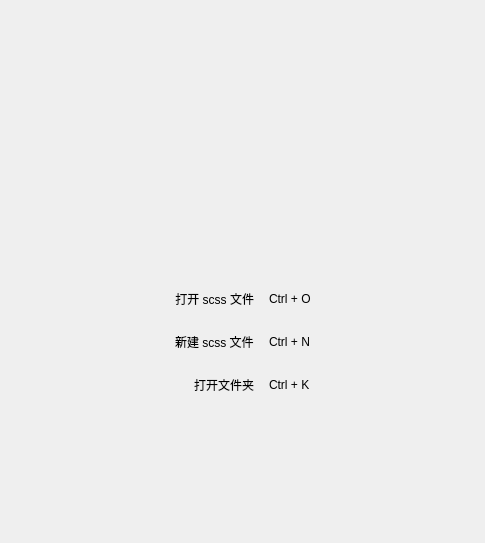
<?xml version="1.0" encoding="UTF-8"?>
<ui version="4.0">
 <class>HomePage</class>
 <widget class="QWidget" name="HomePage">
  <property name="geometry">
   <rect>
    <x>0</x>
    <y>0</y>
    <width>485</width>
    <height>543</height>
   </rect>
  </property>
  <property name="windowTitle">
   <string>Form</string>
  </property>
  <layout class="QHBoxLayout" name="horizontalLayout">
   <item>
    <spacer name="horizontalSpacer">
     <property name="orientation">
      <enum>Qt::Horizontal</enum>
     </property>
     <property name="sizeType">
      <enum>QSizePolicy::Fixed</enum>
     </property>
     <property name="sizeHint" stdset="0">
      <size>
       <width>20</width>
       <height>20</height>
      </size>
     </property>
    </spacer>
   </item>
   <item>
    <widget class="QWidget" name="homewidget" native="true">
     <layout class="QVBoxLayout" name="verticalLayout">
      <item>
       <spacer name="verticalSpacer_2">
        <property name="orientation">
         <enum>Qt::Vertical</enum>
        </property>
        <property name="sizeHint" stdset="0">
         <size>
          <width>20</width>
          <height>72</height>
         </size>
        </property>
       </spacer>
      </item>
      <item>
       <widget class="QLabel" name="label">
        <property name="text">
         <string/>
        </property>
        <property name="pixmap">
         <pixmap resource="../resource/qrc/mainQrc.qrc">:/dark/img/qe.png</pixmap>
        </property>
        <property name="scaledContents">
         <bool>true</bool>
        </property>
        <property name="alignment">
         <set>Qt::AlignCenter</set>
        </property>
       </widget>
      </item>
      <item>
       <spacer name="verticalSpacer_3">
        <property name="orientation">
         <enum>Qt::Vertical</enum>
        </property>
        <property name="sizeHint" stdset="0">
         <size>
          <width>20</width>
          <height>73</height>
         </size>
        </property>
       </spacer>
      </item>
      <item>
       <widget class="QWidget" name="widget_2" native="true">
        <layout class="QHBoxLayout" name="horizontalLayout_2">
         <item>
          <spacer name="horizontalSpacer_3">
           <property name="orientation">
            <enum>Qt::Horizontal</enum>
           </property>
           <property name="sizeHint" stdset="0">
            <size>
             <width>40</width>
             <height>20</height>
            </size>
           </property>
          </spacer>
         </item>
         <item>
          <widget class="QWidget" name="widget_3" native="true">
           <layout class="QFormLayout" name="formLayout">
            <property name="labelAlignment">
             <set>Qt::AlignRight|Qt::AlignTrailing|Qt::AlignVCenter</set>
            </property>
            <property name="horizontalSpacing">
             <number>15</number>
            </property>
            <property name="verticalSpacing">
             <number>25</number>
            </property>
            <property name="leftMargin">
             <number>0</number>
            </property>
            <property name="topMargin">
             <number>0</number>
            </property>
            <property name="rightMargin">
             <number>0</number>
            </property>
            <property name="bottomMargin">
             <number>0</number>
            </property>
            <item row="0" column="0">
             <widget class="QLabel" name="label_2">
              <property name="text">
               <string>打开 scss 文件</string>
              </property>
              <property name="alignment">
               <set>Qt::AlignRight|Qt::AlignTrailing|Qt::AlignVCenter</set>
              </property>
             </widget>
            </item>
            <item row="0" column="1">
             <widget class="QLabel" name="label_3">
              <property name="text">
               <string>Ctrl + O</string>
              </property>
             </widget>
            </item>
            <item row="1" column="0">
             <widget class="QLabel" name="label_4">
              <property name="text">
               <string>新建 scss 文件</string>
              </property>
             </widget>
            </item>
            <item row="1" column="1">
             <widget class="QLabel" name="label_5">
              <property name="text">
               <string>Ctrl + N</string>
              </property>
             </widget>
            </item>
            <item row="2" column="0">
             <widget class="QLabel" name="label_6">
              <property name="text">
               <string>打开文件夹</string>
              </property>
             </widget>
            </item>
            <item row="2" column="1">
             <widget class="QLabel" name="label_7">
              <property name="text">
               <string>Ctrl + K</string>
              </property>
             </widget>
            </item>
           </layout>
          </widget>
         </item>
         <item>
          <spacer name="horizontalSpacer_4">
           <property name="orientation">
            <enum>Qt::Horizontal</enum>
           </property>
           <property name="sizeHint" stdset="0">
            <size>
             <width>40</width>
             <height>20</height>
            </size>
           </property>
          </spacer>
         </item>
        </layout>
       </widget>
      </item>
      <item>
       <spacer name="verticalSpacer">
        <property name="orientation">
         <enum>Qt::Vertical</enum>
        </property>
        <property name="sizeHint" stdset="0">
         <size>
          <width>20</width>
          <height>72</height>
         </size>
        </property>
       </spacer>
      </item>
     </layout>
    </widget>
   </item>
   <item>
    <spacer name="horizontalSpacer_2">
     <property name="orientation">
      <enum>Qt::Horizontal</enum>
     </property>
     <property name="sizeType">
      <enum>QSizePolicy::Fixed</enum>
     </property>
     <property name="sizeHint" stdset="0">
      <size>
       <width>20</width>
       <height>20</height>
      </size>
     </property>
    </spacer>
   </item>
  </layout>
 </widget>
 <resources>
  <include location="../resource/qrc/mainQrc.qrc"/>
 </resources>
 <connections/>
</ui>
